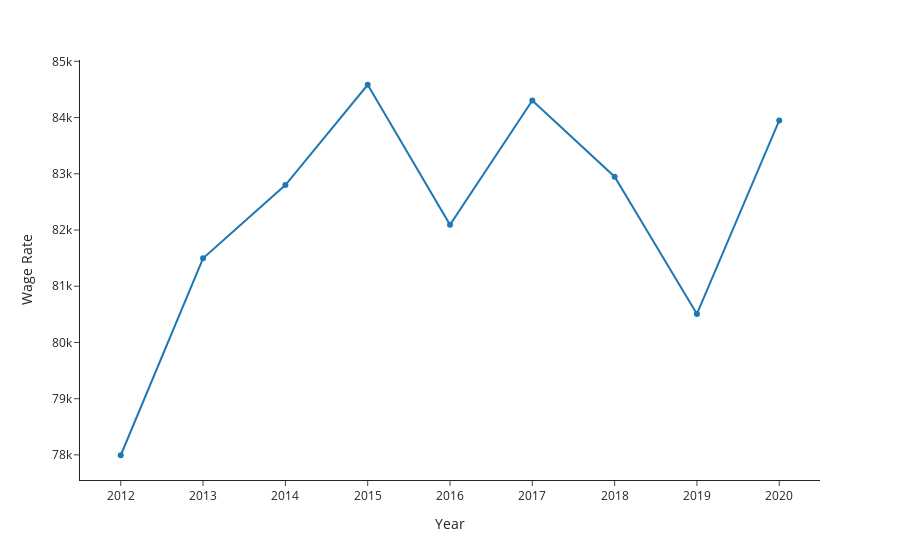

Notebook source saved alongside this figure:
### Code cell
#Interactive plot with plotly.
fig = px.line(df_plot_2, x='Year', y='Wage Rate',
                                   markers=True,
                                   line_shape='linear',
                                   template='simple_white')
fig.update_xaxes()
fig.show()

### Figure 1 — Plotly figure (JSON) as saved in the notebook; plotly's stock layout.template omitted (floating-point values rounded to 4 significant figures)
{"data": [{"hovertemplate": "Year=%{x}<br>Wage Rate=%{y}<extra></extra>", "legendgroup": "", "line": {"color": "#1F77B4", "dash": "solid", "shape": "linear"}, "marker": {"symbol": "circle"}, "mode": "markers+lines", "name": "", "orientation": "v", "showlegend": false, "type": "scatter", "x": ["2012", "2013", "2014", "2015", "2016", "2017", "2018", "2019", "2020"], "xaxis": "x", "y": [77990.0, 81500.0, 82800.0, 84580.0, 82090.0, 84300.0, 82950.0, 80510.0, 83950.0], "yaxis": "y"}], "layout": {"legend": {"tracegroupgap": 0}, "margin": {"t": 60}, "xaxis": {"anchor": "y", "domain": [0, 1], "title": {"text": "Year"}}, "yaxis": {"anchor": "x", "domain": [0, 1], "title": {"text": "Wage Rate"}}}}
